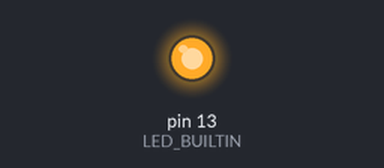
Recording of a sketch running on a simulated Arduino Uno, built with avr-gcc and run on an emulated ATmega328P. Shown: output pins drawn as LEDs (lit = HIGH).

Above: at 0.1 s.
At 39.1 s:
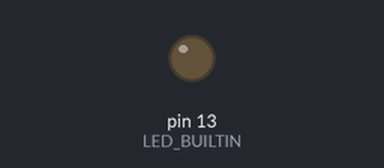
Timing chart, 0 to 40.0 s (numbered marks = the images above):
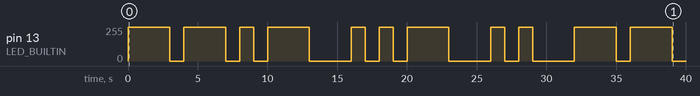

Measured:
- by itself, pin 13 (LED_BUILTIN): 0/255 → 255/255 at 0.00 s, → 0/255 3.0 s later, → 255/255 1.0 s later, → 0/255 3.0 s later, … (22 changes in this stretch)

The sketch:

Blink_Variation_03-Faster.ino
```cpp
int dot = 1000;
int slash = 3000;
int space = 5000;

void setup() {
  // put your setup code here, to run once:
pinMode(LED_BUILTIN, OUTPUT);
}

void loop() {
  // Q
   digitalWrite(LED_BUILTIN, HIGH);
  delay(slash);
   digitalWrite(LED_BUILTIN, LOW);
  delay(dot);
  digitalWrite(LED_BUILTIN, HIGH);
  delay(slash);
   digitalWrite(LED_BUILTIN, LOW);
  delay(dot);
  digitalWrite(LED_BUILTIN, HIGH);
  delay(dot);
  digitalWrite(LED_BUILTIN, LOW);
  delay(dot);
  digitalWrite(LED_BUILTIN, HIGH);
  delay(slash);
  digitalWrite(LED_BUILTIN, LOW);
  delay(slash);

  // U
  digitalWrite(LED_BUILTIN, HIGH);
  delay(dot);
  digitalWrite(LED_BUILTIN, LOW);
  delay(dot);
  digitalWrite(LED_BUILTIN, HIGH);
  delay(dot);
  digitalWrite(LED_BUILTIN, LOW);
  delay(dot);
  digitalWrite(LED_BUILTIN, HIGH);
  delay(slash);
   digitalWrite(LED_BUILTIN, LOW);
  delay(slash);

  // I
  digitalWrite(LED_BUILTIN, HIGH);
  delay(dot);
  digitalWrite(LED_BUILTIN, LOW);
  delay(dot);
  digitalWrite(LED_BUILTIN, HIGH);
  delay(dot);
  digitalWrite(LED_BUILTIN, LOW);
  delay(slash);

  // M
  digitalWrite(LED_BUILTIN, HIGH);
  delay(slash);
   digitalWrite(LED_BUILTIN, LOW);
  delay(dot);
  digitalWrite(LED_BUILTIN, HIGH);
  delay(slash);
   digitalWrite(LED_BUILTIN, LOW);
  delay(space);

   dot = dot*0.5;
   slash = slash*0.5;
   space = 5000;


  // space

}
```
